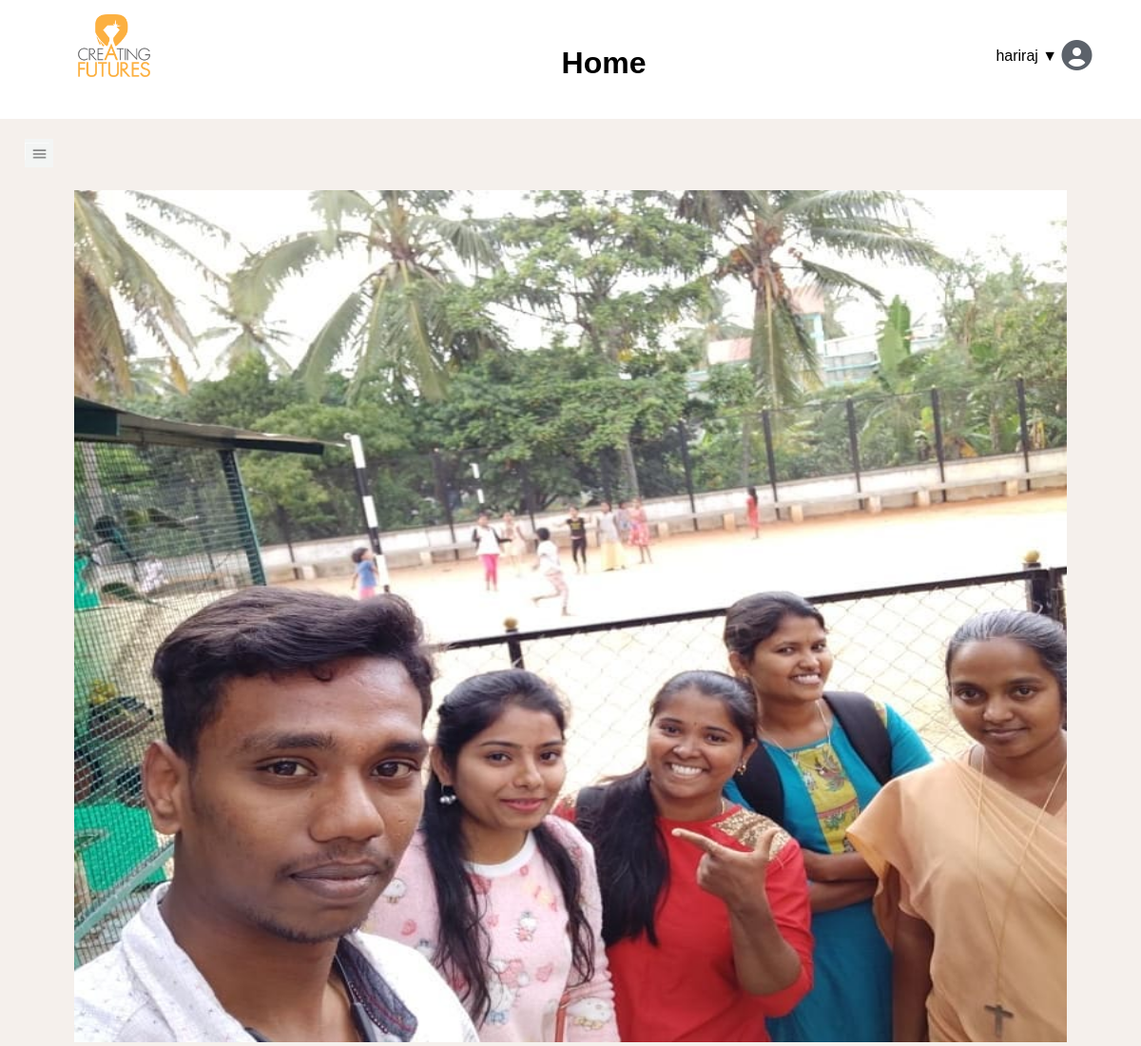
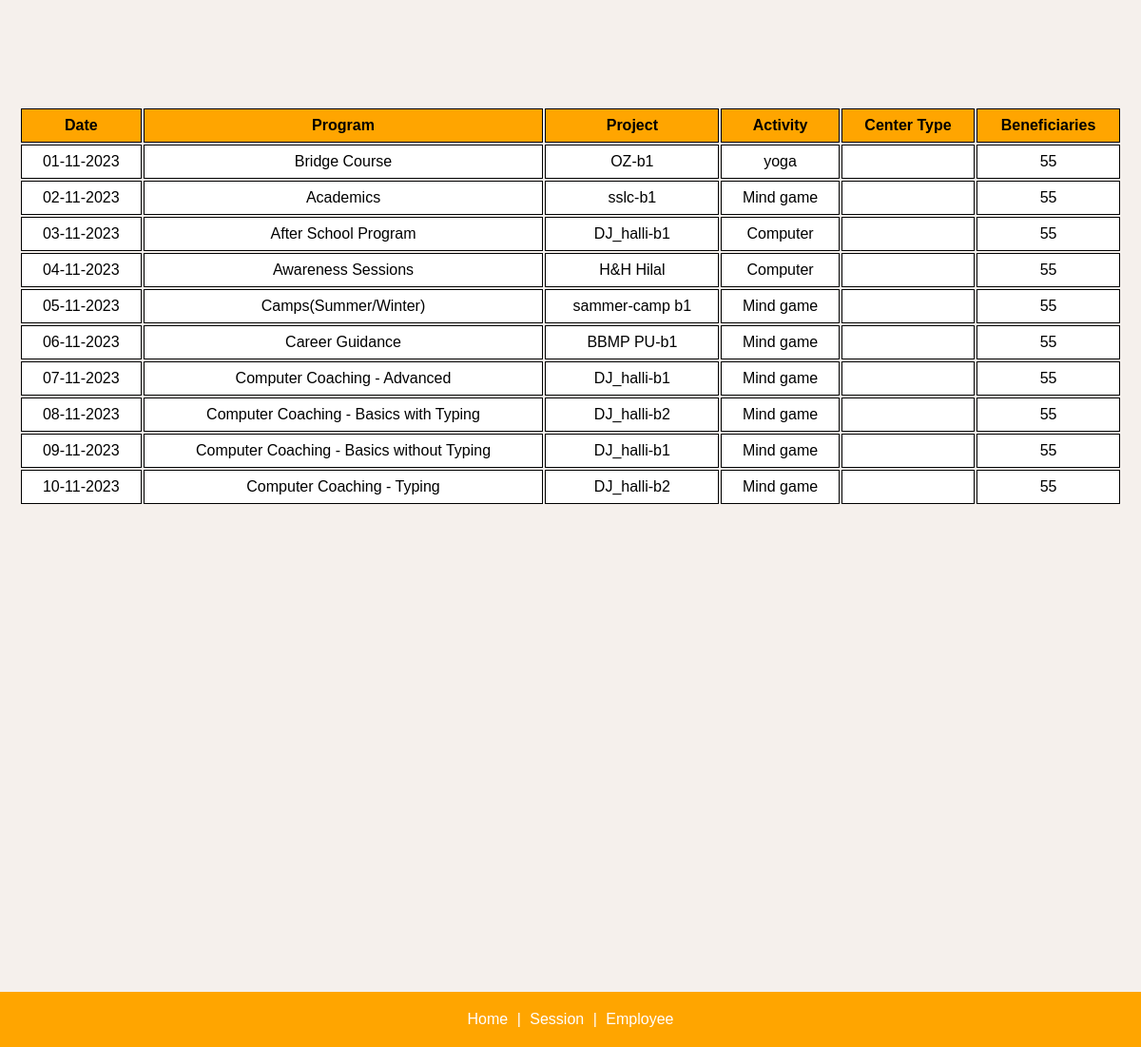
The page /home/ (signed in) on the database its author committed (2 pictures, top to bottom).
### Emp_app/models.py (models this page shows)
class AuthUser(models.Model):
    password = models.CharField(max_length=128)
    last_login = models.DateTimeField(blank=True, null=True)
    is_superuser = models.BooleanField()
    username = models.CharField(unique=True, max_length=150)
    last_name = models.CharField(max_length=150)
    email = models.CharField(max_length=254)
    is_staff = models.BooleanField()
    is_active = models.BooleanField()
    date_joined = models.DateTimeField()
    first_name = models.CharField(max_length=150)
    class Meta:
        managed = False
        db_table = 'auth_user'

class Program(models.Model):
    pgm_id = models.AutoField(db_column='PGM_ID', primary_key=True)  # Field name made lowercase.
    emp = models.ForeignKey(EmpDetails, models.DO_NOTHING, db_column='EMP_ID')  # Field name made lowercase.
    xref = models.ForeignKey('Xref', models.DO_NOTHING, db_column='XREF_ID')  # Field name made lowercase.
    date = models.CharField(max_length=255,db_column='Date', blank=True, null=True)  # Field name made lowercase.
    activity = models.TextField(db_column='Activity', blank=True, null=True)  # Field name made lowercase.
    center = models.ForeignKey(EmpDetails, models.DO_NOTHING, db_column='Center', blank=True, null=True, related_name='program_center')
    trainer_type = models.IntegerField(db_column='Trainer_Type', blank=True, null=True)  # Field name made lowercase.
    sponsor = models.IntegerField(db_column='Sponsor', blank=True, null=True)  # Field name made lowercase.
    beneficiaries = models.IntegerField(db_column='Beneficiaries', blank=True, null=True)  # Field name made lowercase.
    category = models.IntegerField(db_column='Category', blank=True, null=True)  # Field name made lowercase.
    duration = models.IntegerField(db_column='Duration', blank=True, null=True)  # Field name made lowercase.
    status = models.IntegerField(db_column='Status', blank=True, null=True)  # Field name made lowercase.
    comments = models.TextField(db_column='Comments', blank=True, null=True)  # Field name made lowercase.
    class Meta:
        managed = False
        db_table = 'Program'

class Xref(models.Model):
    xref_id = models.AutoField(db_column='XREF_ID', primary_key=True)  # Field name made lowercase.
    date = models.DateField(db_column='Date', blank=True, null=True)  # Field name made lowercase.
    program_name = models.IntegerField(blank=True, null=True)
    project_name = models.CharField(max_length=255,db_column='Project_name', blank=True, null=True)  # Field name made lowercase.
    class Meta:
        managed = False
        db_table = 'Xref'

### Emp_app/views.py (the view)
# urls.py: path("home/", views.home, name="home"),
@login_required
def home(request):
    programs = Program.objects.exclude(date__isnull=True).order_by('pgm_id')[:10]
    for program in programs:
        print(program.date)
    return render(request, "Emp_app/home.html", {'programs': programs})

### Emp_app/templatetags/lower_filter.py (called while the page is built)
@register.filter()
def centertype_to_string(value):
    centertype_names = {
        1: "DJ_halli 1",
        2: "DJ_halli 2",
        3: "Bagalur",
        4: "Mylanahalli",
        5: "Kannur",
        6: "Koramangala"
    }
    return centertype_names.get(value, f"{value}")

### Emp_app/templates/Emp_app/home.html (shortened to what this page needs)
{% extends "Emp_app/base.html" %}
{% load lower_filter %}
{% block header %}
<div class="fixed-header">
    <h1 style=" margin-top: -20px; margin-left: 50px; ">Home</h1>
</div>
{% endblock %}
{% block content %}
{% load lower_filter %}
<div class="slider-container">
    <div class="slides">
        <img src="../../static/17.jpg" alt="" class="slide-image">
    </div>
</div>
<div class="table-container">
    <table >
        <tr bgcolor="orange">
            <th>Date</th>
            <th>Program</th>
            <th>Project</th>
            <th>Activity</th>
            <th>Center Type</th>
            <th>Beneficiaries</th>
        </tr>
        {% for program in programs %}
        <tr bgcolor="white">
            <td style="white-space: nowrap;">{{ program.date }}</td>
            <td>{{ program.pgm_id|program_to_string }}</td>
            <td>{{ program.xref.project_name }}</td>
            <td>{{ program.activity }}</td>
            <td>{{ program.center_type|centertype_to_string }}</td>
            <td>{{ program.beneficiaries }}</td>
        </tr>
        {% endfor %}
    </table>
</div>
{% endblock %}

### Emp_app/templates/Emp_app/base.html (shortened to what this page needs)
<!DOCTYPE html>
<html lang="en" xmlns="http://www.w3.org/1999/xhtml">
<head>
</head>
<body>
    <header class="header">
        <img src="/static/cf_logo.png" alt="CF Logo" class="logo">
        <div class="dropdow">
            <span id="Role" class="id-symbol" onclick="toggleDropdown()">
                {{ user.get_username }} {% if user.is_staff %} {% endif %}&#9660;
                <i class="fa-solid fa-circle-user fa-2xl" style="color: #5c626a;"></i>
            </span>
        </div>
        {% block header %}
        {% endblock %}
    </header>
    <div class="containers">
        <main class="main-content">
            <button class="sidebar-toggle-btn" onclick="toggleSidebar()">
                <img src="../../static/menuicon.jpg" alt="">
            </button>
            {% block content %}
            {% endblock %}
        </main>
    </div><br />
    <footer class="footer">
        <a href="{% url 'home' %}">Home</a> |
        <a href="{% url 'Session_main' %}">Session</a> |
        <a href="{% url 'employee' %}">Employee</a>
    </footer>
</body>
</html>

### Emp_app/templates/Emp_app/base.html (style rules this page uses)
body, h1, h2, h3 { margin: 0; padding: 0; }
body { margin: 0; padding: 0; background-color: #F5F0EC; font-family: Helvetica; }
html, body { max-width: 100%; overflow-x: hidden; }
.header { background-color: rgb(255, 255, 255); padding: 40px; text-align: center; margin-left: -40px; margin-right: -5%; }
.logo { width: 185px; height: auto; margin-top: -50px; position: absolute; left: 10%; transform: translateX(-50%); }
.dropdow { margin-right: -80%; position: relative; display: inline-block; margin-top: 10px; }
.id-symbol { padding: 10px; cursor: pointer; }
.containers { display: flex; }
.sidebar-toggle-btn { background: none; border: none; cursor: pointer; }
.sidebar-toggle-btn img { width: 30px; height: auto; }
.main-content { flex: 1; padding: 20px; }
.footer { background-color: orange; padding: 20px; text-align: center; color: white; }
.footer a { color: white; text-decoration: none; margin: 0 5px; }

### Emp_app/templates/Emp_app/home.html (style rules this page uses)
.slider-container { position: relative; margin-top: 20px; overflow: hidden; max-width: 90%; margin-left: 5%; }
.slides { display: flex; transition: transform 0.5s ease; }
.slide-image { width: 100%; max-height: 112vh; height: auto; flex: 0 0 auto; }
.table-container { width: 100%; overflow-x: auto; margin-left: auto; margin-right: auto; }
table { width: 100%; margin-top: 10%; }
th, td { padding: 8px; text-align: center; border: 1px solid black; }

### rows shown on the page
Program: date "01-11-2023", pgm_id|program_to_string "Bridge Course", xref.project_name "OZ-b1", activity "yoga", beneficiaries "55"
Program: date "02-11-2023", pgm_id|program_to_string "Academics", xref.project_name "sslc-b1", activity "Mind game", beneficiaries "55"
Program: date "03-11-2023", pgm_id|program_to_string "After School Program", xref.project_name "DJ_halli-b1", activity "Computer", beneficiaries "55"
Program: date "04-11-2023", pgm_id|program_to_string "Awareness Sessions", xref.project_name "H&H Hilal", activity "Computer", beneficiaries "55"
Program: date "05-11-2023", pgm_id|program_to_string "Camps(Summer/Winter)", xref.project_name "sammer-camp b1", activity "Mind game", beneficiaries "55"
Program: date "06-11-2023", pgm_id|program_to_string "Career Guidance", xref.project_name "BBMP PU-b1", activity "Mind game", beneficiaries "55"
Program: date "07-11-2023", pgm_id|program_to_string "Computer Coaching - Advanced", xref.project_name "DJ_halli-b1", activity "Mind game", beneficiaries "55"
Program: date "08-11-2023", pgm_id|program_to_string "Computer Coaching - Basics with Typing", xref.project_name "DJ_halli-b2", activity "Mind game", beneficiaries "55"
Program: date "09-11-2023", pgm_id|program_to_string "Computer Coaching - Basics without Typing", xref.project_name "DJ_halli-b1", activity "Mind game", beneficiaries "55"
Program: date "10-11-2023", pgm_id|program_to_string "Computer Coaching - Typing", xref.project_name "DJ_halli-b2", activity "Mind game", beneficiaries "55"

### other values the page prints
{{ user.get_username }} "hariraj"
